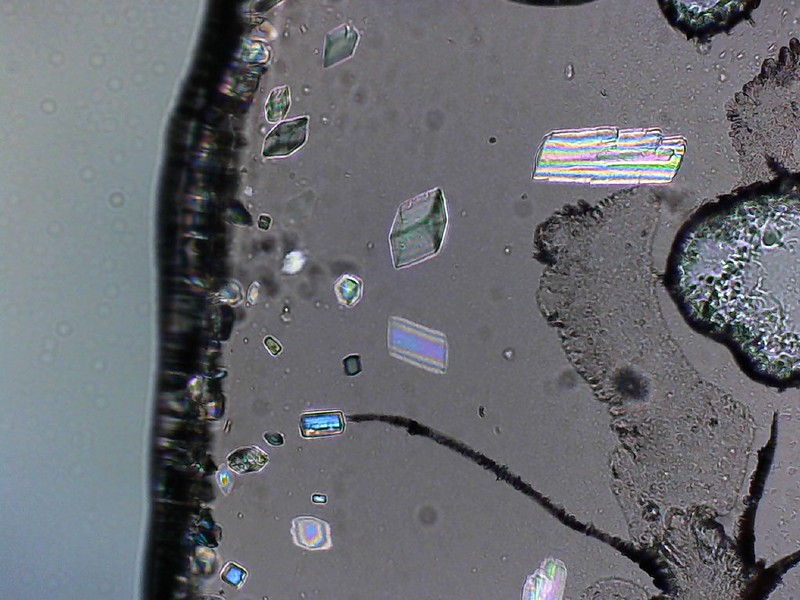
#> input picture python/ce_scope/tutorials/polarized_meat_800.jpg, 800 x 600 px
$ python blobs_scikit.py
#> lines starting #> are read from the running program, lines starting #| are printed output that depends on the picture; after the words box and inside, x2 and y2 are one past the last pixel; in counts of white or black regions, pixels touching at a corner belong together
# conda create -n scope python=3.9
# pip install opencv-python matplotlib scikit-image
# pip install tqdm pandas
# pip install ipython
#

import matplotlib.pyplot as plt
import numpy as np
import pandas as pd
import skimage
from skimage.io import imread, imshow
from skimage.color import rgb2gray, rgb2hsv
from skimage.measure import label, regionprops, regionprops_table
from skimage.filters import threshold_otsu
from scipy.ndimage import median_filter
from matplotlib.patches import Rectangle
from tqdm import tqdm

# 1
tree = imread('polarized_meat_800.jpg')
#> tree is the input picture: shape (600, 800, 3); mean R, G, B 105.8, 107.9, 113.5
imshow(tree);
plt.show()

# 2 blur
blur_tree = skimage.filters.gaussian(tree, sigma=(5, 5), truncate=3.5, channel_axis=2)
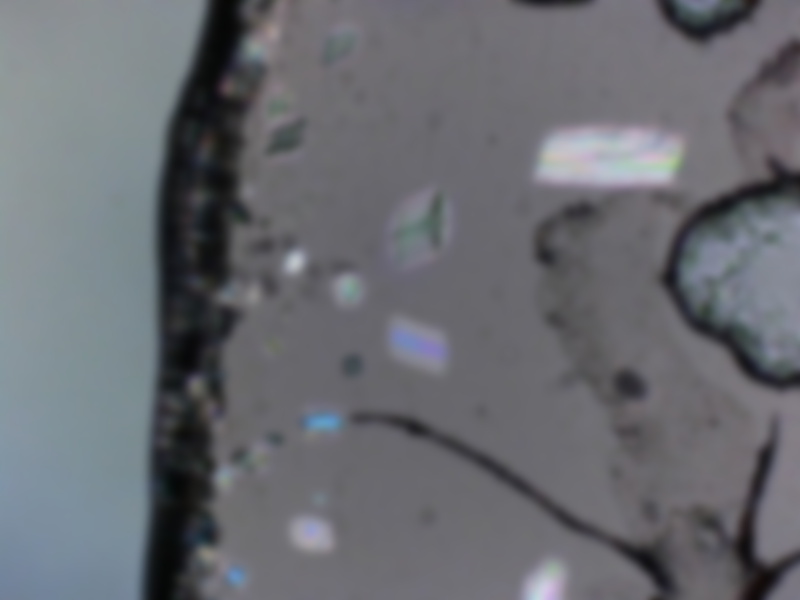
#> blur_tree: shape (600, 800, 3) float64; mean R, G, B 0.415, 0.423, 0.445
# 3 thresh
tree_gray = rgb2gray(blur_tree)
otsu_thresh = threshold_otsu(tree_gray)
#> otsu_thresh = 0.323
tree_binary = tree_gray > 0.5
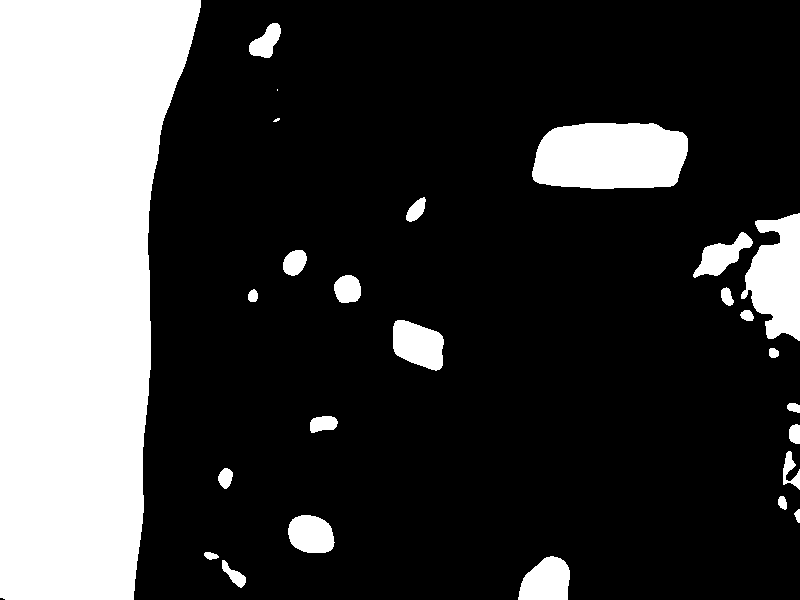
#> tree_binary: shape (600, 800) bool; 24.5% white; 26 white regions (2 under 20 px), largest, box (x1, y1, x2, y2) and area: (0, 0, 201, 600) 93029, (532, 123, 688, 189) 8993, (741, 213, 800, 341) 5004
#imshow(tree_binary, cmap = 'gray');
#plt.show()
# 4 mask
mask = median_filter(tree_binary, 10)
#> mask: shape (600, 800) bool; 24.4% white; 26 white regions (1 under 20 px), largest, box (x1, y1, x2, y2) and area: (0, 0, 202, 600) 93479, (533, 123, 689, 190) 9016, (743, 214, 800, 340) 4938
red = tree[:,:,0] * mask
green = tree[:,:,1] * mask
blue = tree[:,:,2] * mask
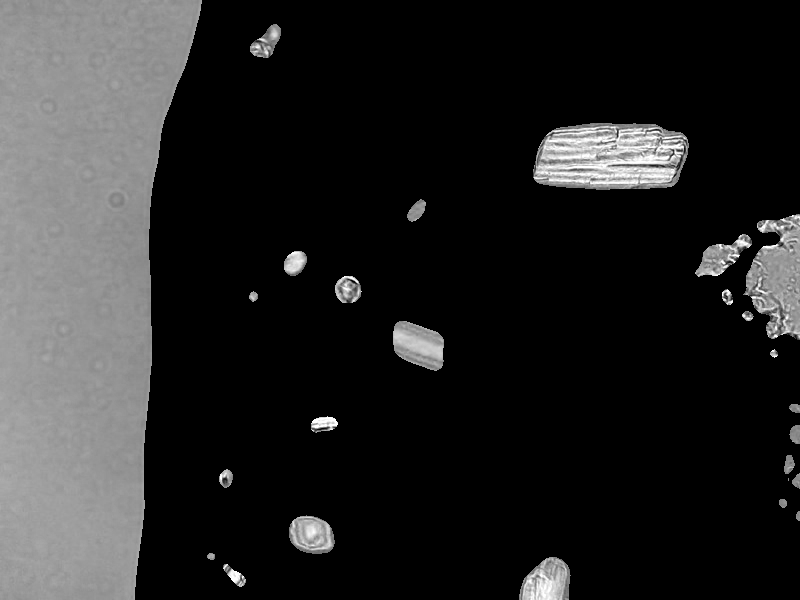
#> blue: shape (600, 800); min 0, max 255, mean 37.8
tree_mask = np.dstack((red, green, blue))
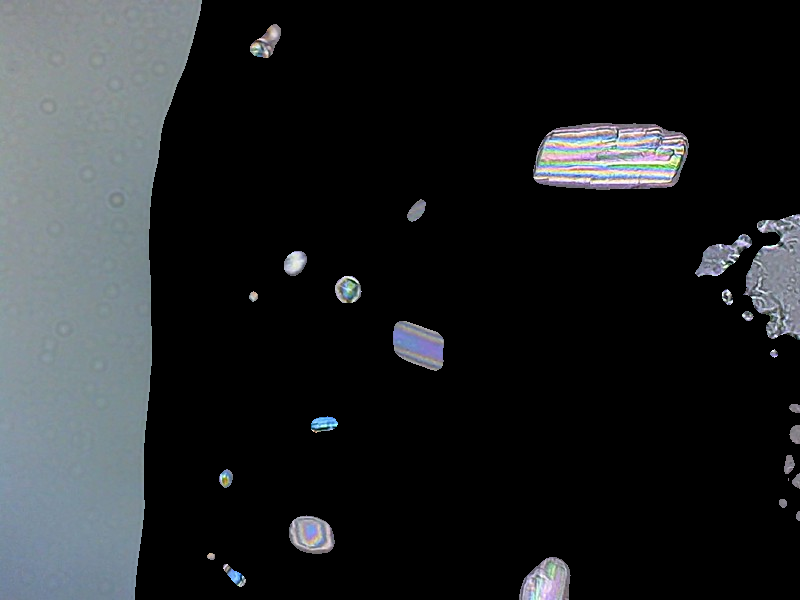
#> tree_mask: shape (600, 800, 3); mean R, G, B 33.2, 35.9, 37.8
plt.figure(num=None, figsize=(8, 6), dpi=80)
#imshow(tree_mask);
#plt.show()
#5. label
tree_blobs = label(rgb2gray(tree_mask) > 0)
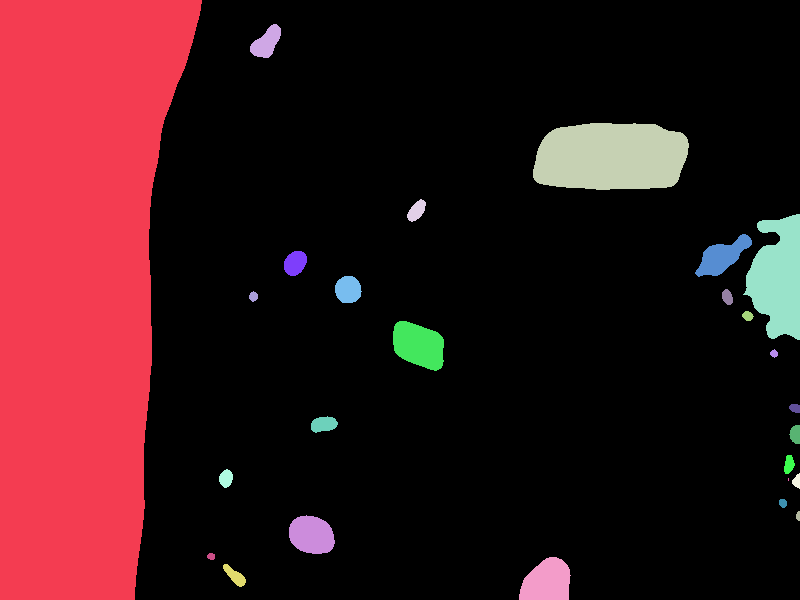
#> tree_blobs: shape (600, 800) int32; 27 distinct labels, from 0 to 26; one colour per label, 0 black
imshow(tree_blobs, cmap = 'tab10');
plt.show()


# TO DO
# realtime camera
# tracking...
# gui


# ----------------------
# .X1
def threshold_checker(image):
    thresholds =  np.arange(0.1,1.1,0.1)
    tree_gray = rgb2gray(image)
    fig, ax = plt.subplots(2, 5, figsize=(17, 10))
    for n, ax in enumerate(ax.flatten()):
        ax.set_title(f'Threshold  : {round(thresholds[n],2)}',
                       fontsize = 16)
        threshold_tree = tree_gray < thresholds[n]
        ax.imshow(threshold_tree);
        ax.axis('off')
#> this loop made 10 passes
#> pass 1, in threshold_checker, `threshold_tree = tree_gray < thresholds[n]`:
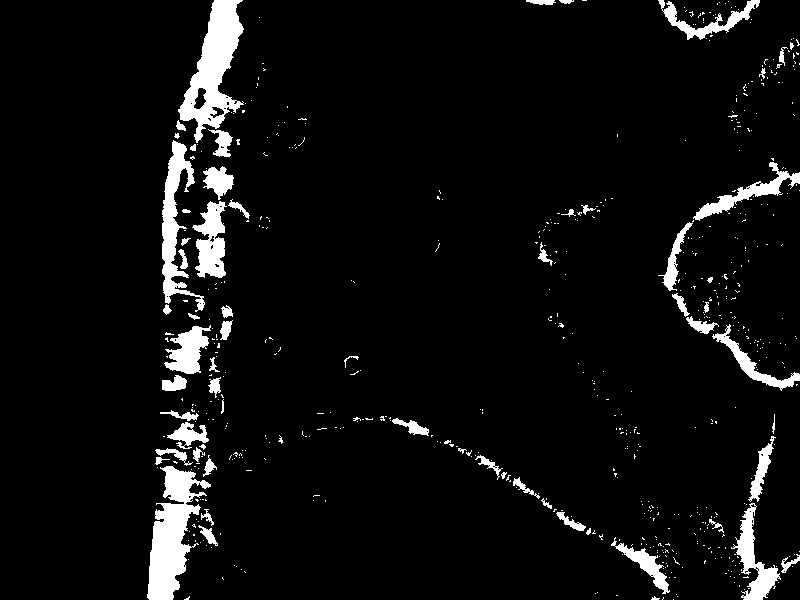
#> threshold_tree: shape (600, 800) bool; 5.8% white; 598 white regions (534 under 20 px), largest, box (x1, y1, x2, y2) and area: (178, 0, 244, 143) 4226, (147, 466, 211, 600) 4170, (162, 140, 205, 312) 2492
    fig.tight_layout()

threshold_checker(tree)
plt.show()
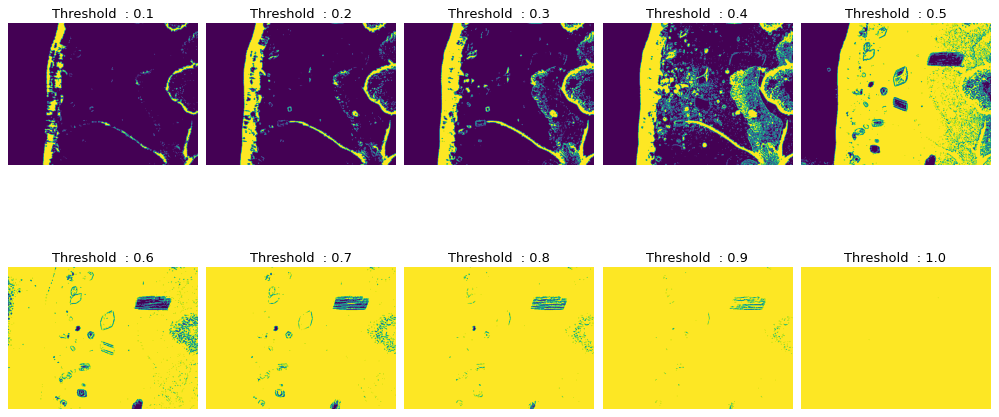
#> figure drawn by matplotlib, 10 panels
